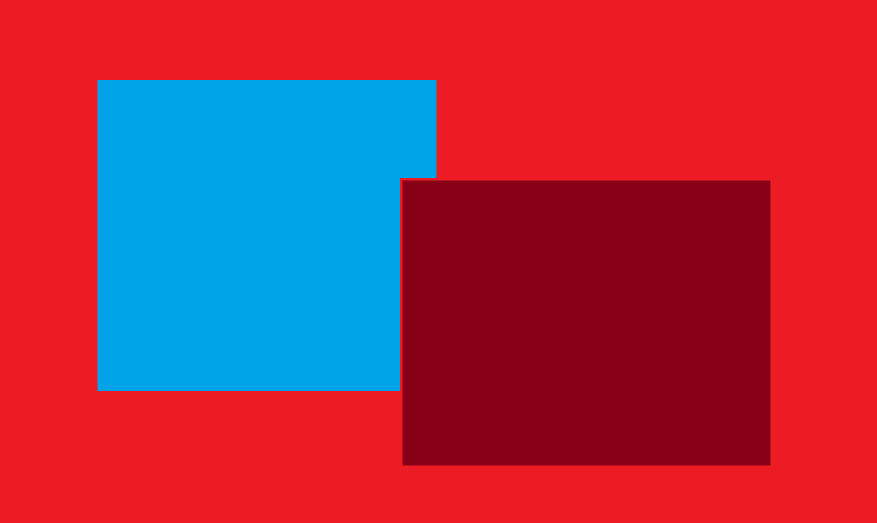
#> input picture ImageProcessing/check.png, 1754 x 1046 px (shown at 1/2 size)
$ python extract_background_own.py check.png
#> lines starting #> are read from the running program, lines starting #| are printed output that depends on the picture
# Finds the mean of a template (say 25 * 25 pixels)
# and check which pixel in the image is within mean and std.

import numpy as np
import cv2
import imutils
import math
import sys

def display(name,img):
    cv2.imshow(name,img)
    cv2.waitKey(0)

img2 = cv2.imread(sys.argv[1])
#> img2 is the input picture: shape (1046, 1754, 3); mean B, G, R 74.3, 50.1, 163.4
img = img2.copy()
# img = imutils.resize(img, width=300)
# display("Original", img)
w, h = img.shape[:2]
#> w = 1046; h = 1754
# print(w, h)
wi, hi = 25, 25
template = img[:wi, :hi] # top left
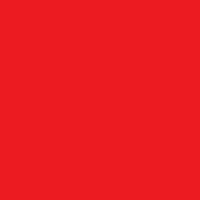
#> template: shape (25, 25, 3) (shown 8 times larger); mean B, G, R 36, 28, 237
template2 = img[w-wi:, h-hi:] # bottom right
template3 = img[w-wi:, :hi] # top right
template4 = img[:wi, h-hi:] # bottom left
# display("Template", template)

B, G, R = [], [], []
for i in range(wi):
    for j in range(hi):
        pixel = template[i][j]
        pixel2 = template2[i][j]
        pixel3 = template3[i][j]
        pixel4 = template4[i][j]
        # print(pixel)
        B.extend((pixel[0], pixel2[0], pixel3[0], pixel4[0]))
        G.extend((pixel[1], pixel2[1], pixel3[1], pixel4[1]))
        R.extend((pixel[2], pixel2[2], pixel3[2], pixel4[2]))
#> after the loop, B = 2500 values from 36 to 36; G = 2500 values from 28 to 28; R = 2500 values from 237 to 237

sB, sG, sR = math.ceil(np.std(B)), math.ceil(np.std(G)), math.ceil(np.std(R))
#> sB = 0; sG = 0; sR = 0
mB, mG, mR = int(np.mean(B)), int(np.mean(G)), int(np.mean(R))
#> mB = 36; mG = 28; mR = 237
# [5 lines of commented-out code are left out]
for i in range(w):
    for j in range(h):
        pixel = img[i][j]
        if abs(pixel[0]-mB) <= sB and abs(pixel[1]-mG) <= sG and abs(pixel[2]-mR) <= sR:
            img[i][j] = [0, 0, 0]
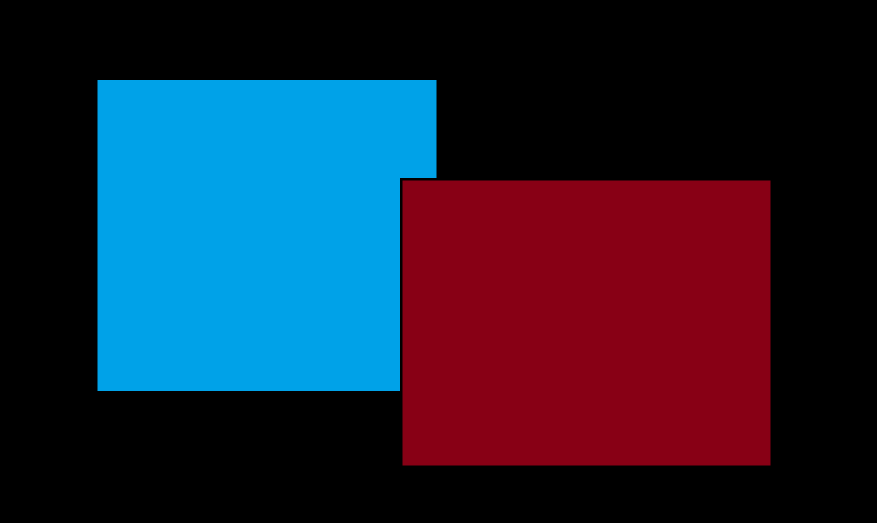
#> img: shape (1046, 1754, 3) (shown at 1/2 size); mean B, G, R 54.2, 34.5, 31.1

# display("New Image", img)
cv2.imwrite('extract_background_own_img.jpg', img)
